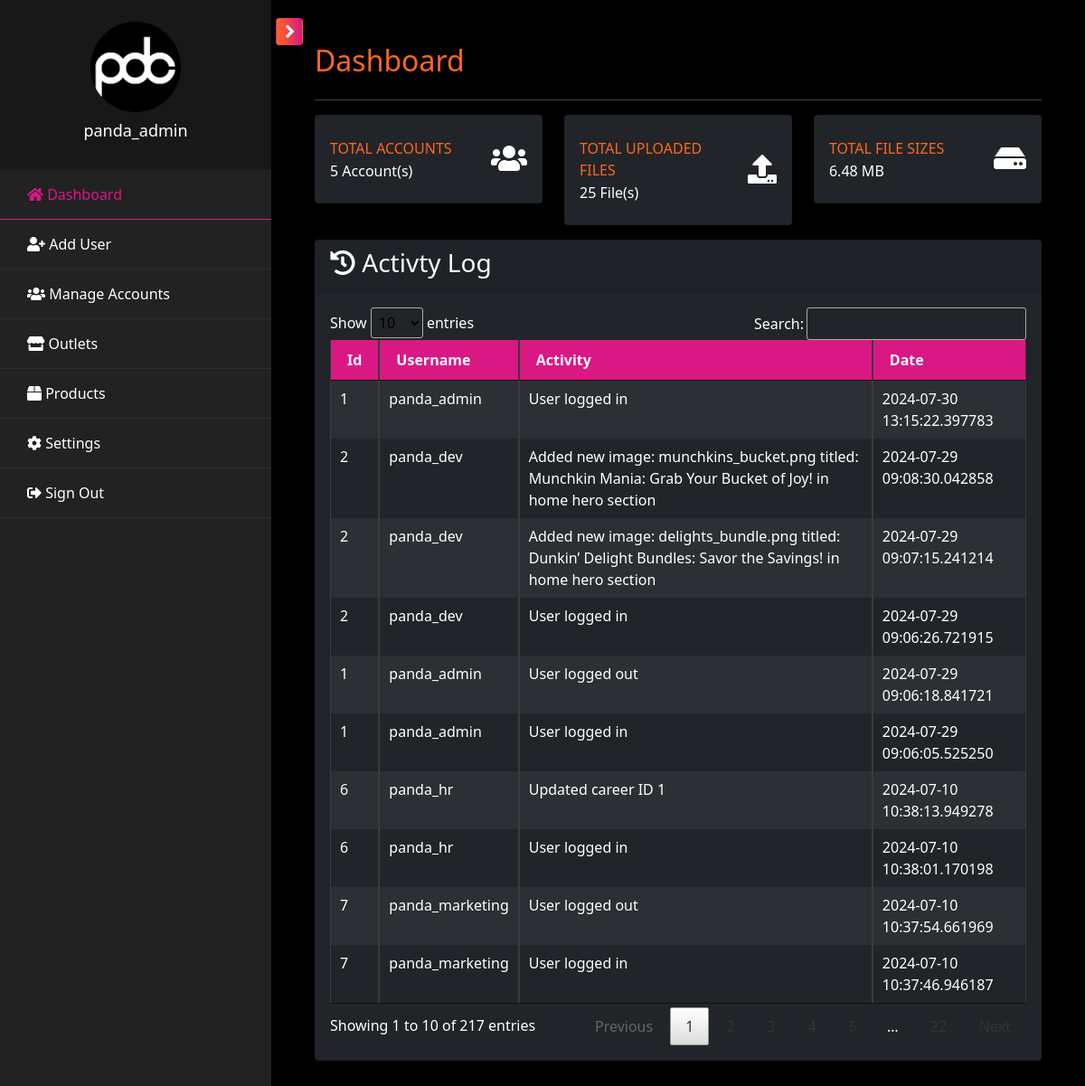
The app's page /pages/admin/admin.dashboard.php (signed in), older data.
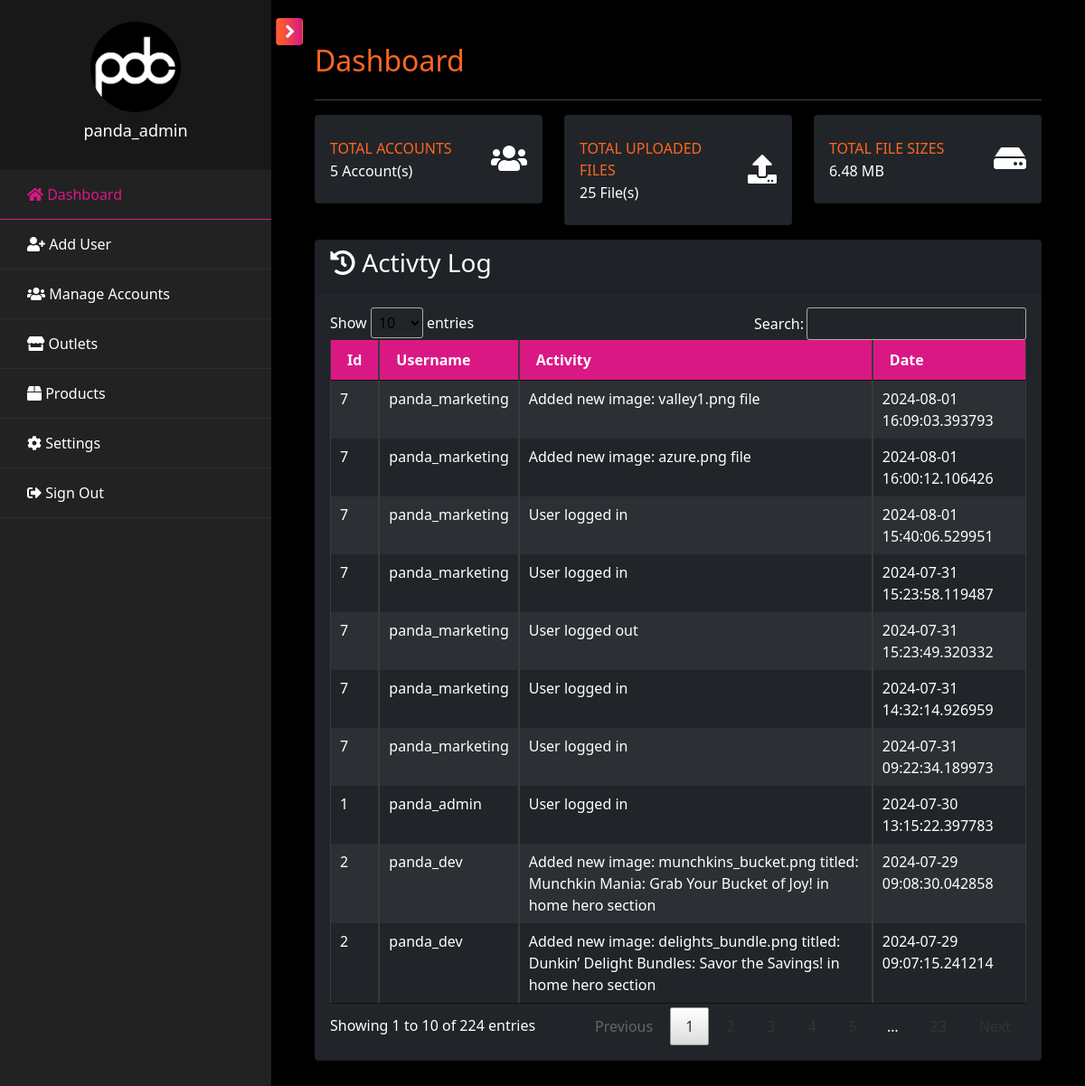
The same page, newer data.
### tables this page shows
CREATE TABLE `tbl_activity` (
  `id` int(100) NOT NULL,
  `user_id` varchar(100) NOT NULL,
  `activity` varchar(2000) NOT NULL,
  `type` varchar(100) NOT NULL,
  `date_posted` datetime(6) NOT NULL DEFAULT current_timestamp(6)
);

CREATE TABLE `tbl_user` (
  `id` int(11) NOT NULL,
  `username` varchar(100) NOT NULL,
  `password` varchar(255) NOT NULL,
  `role` enum('admin','support','dev','marketing','hr','outlet') NOT NULL,
  `branch` varchar(100) DEFAULT NULL,
  `status` enum('Active','Inactive') NOT NULL DEFAULT 'Active',
  `created` datetime(6) DEFAULT current_timestamp(6),
  `updated` datetime(6) DEFAULT current_timestamp(6) ON UPDATE current_timestamp(6)
);

### pages/admin/admin.dashboard.php (the view, shortened to what the changed rows need)
<?php include('admin.header.php'); ?>
            <div id="content" class="p-4 p-md-5 pt-5">
                <h2 class="mb-4 text-orange">Dashboard</h2>
                <div class="row">
                    <div class="col-lg-4 col-md-6 col-sm-6 col-12 mb-3">
                        <div class="card py-2 bg-dark">
                            <div class="card-body">
                                <div class="row no-gutters align-items-center">
                                    <div class="col mr-0">
                                        <div class="text-xs font-weight-bold text-orange text-uppercase mb-1">Total Accounts</div>
                                        <div class="h6 mb-0">
                                            <?php
                                                $acc_qry = "SELECT COUNT(*) FROM tbl_user WHERE status='Active'";
                                                $result = mysqli_query($conn, $acc_qry) or die(mysqli_error($db));
                                                while ($row = mysqli_fetch_array($result)) {
                                                    if($row[0] <= 0) {
                                                        echo "0";
                                                    }
                                                    else {
                                                        echo "$row[0]";
                                                    }
                                                }
                                            ?>&nbsp;Account(s)
                                        </div>
                                    </div>
                                </div>
                            </div>
                        </div>
                    </div>
                </div>
                <div class="card bg-dark">
                    <div class="card-body">
                        <div class="table-responsive">
                            <table class="table table-bordered table-striped table-dark table-sm w-100" id="al_table">
                                <thead>
                                    <tr>
                                        <th>Id</th>
                                        <th>Username</th>
                                        <th>Activity</th>
                                        <th>Date</th>
                                    </tr>
                                </thead>
                                <tbody>
                                    <?php
                                        $activity_qry = mysqli_query($conn, "SELECT a.*, u.id as userid, u.username FROM tbl_activity a INNER JOIN tbl_user u ON a.user_id = u.id ORDER BY date_posted DESC");
                                        while($rows=mysqli_fetch_array($activity_qry)){
                                    ?>
                                        <tr>
                                            <td><?php echo $rows["userid"]; ?></td>
                                            <td><?php echo $rows["username"]; ?></td>
                                            <td><?php echo $rows["activity"]; ?></td>
                                            <td><?php echo $rows["date_posted"]; ?></td>
                                        </tr>
                                    <?php } ?>
                                </tbody>
                            </table>
                        </div>
                    </div>
                </div>
            </div>
<?php include('admin.footer.php'); ?>

Row changes from the older to the newer data that the page shows:
no longer on this page (row unchanged): tbl_activity: user "2", user.username "panda_dev", activity "User logged in", date_posted "2024-07-29 09:06:26.721915"
no longer on this page (row unchanged): tbl_activity: user "1", user.username "panda_admin", activity "User logged out", date_posted "2024-07-29 09:06:18.841721"
no longer on this page (row unchanged): tbl_activity: user "1", user.username "panda_admin", activity "User logged in", date_posted "2024-07-29 09:06:05.525250"
no longer on this page (row unchanged): tbl_activity: user "6", user.username "panda_hr", activity "Updated career ID 1", date_posted "2024-07-10 10:38:13.949278"
no longer on this page (row unchanged): tbl_activity: user "6", user.username "panda_hr", activity "User logged in", date_posted "2024-07-10 10:38:01.170198"
no longer on this page (row unchanged): tbl_activity: user "7", user.username "panda_marketing", activity "User logged out", date_posted "2024-07-10 10:37:54.661969"
no longer on this page (row unchanged): tbl_activity: user "7", user.username "panda_marketing", activity "User logged in", date_posted "2024-07-10 10:37:46.946187"
added tbl_activity: user "7", user.username "panda_marketing", activity "Added new image: valley1.png file", date_posted "2024-08-01 16:09:03.393793"
added tbl_activity: user "7", user.username "panda_marketing", activity "Added new image: azure.png file", date_posted "2024-08-01 16:00:12.106426"
added tbl_activity: user "7", user.username "panda_marketing", activity "User logged in", date_posted "2024-08-01 15:40:06.529951"
added tbl_activity: user "7", user.username "panda_marketing", activity "User logged in", date_posted "2024-07-31 15:23:58.119487"
added tbl_activity: user "7", user.username "panda_marketing", activity "User logged out", date_posted "2024-07-31 15:23:49.320332"
added tbl_activity: user "7", user.username "panda_marketing", activity "User logged in", date_posted "2024-07-31 14:32:14.926959"
added tbl_activity: user "7", user.username "panda_marketing", activity "User logged in", date_posted "2024-07-31 09:22:34.189973"
Text that changed along with them:
text written by a page script: "Show entries Search: Showing 1 to 10 of 217 entries Previous 1 …" → "Show entries Search: Showing 1 to 10 of 224 entries Previous 1 …"
